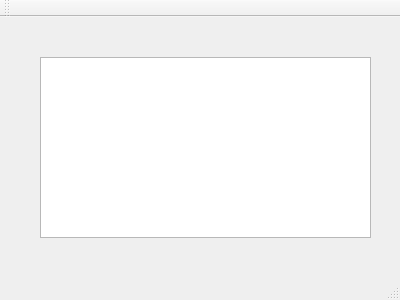
<?xml version="1.0" encoding="UTF-8"?>
<ui version="4.0">
 <class>MainWindow</class>
 <widget class="QMainWindow" name="MainWindow">
  <property name="geometry">
   <rect>
    <x>0</x>
    <y>0</y>
    <width>400</width>
    <height>300</height>
   </rect>
  </property>
  <property name="windowTitle">
   <string>MainWindow</string>
  </property>
  <widget class="QWidget" name="centralWidget">
   <widget class="QTextEdit" name="textEdit">
    <property name="geometry">
     <rect>
      <x>40</x>
      <y>40</y>
      <width>331</width>
      <height>181</height>
     </rect>
    </property>
   </widget>
  </widget>
  <widget class="QMenuBar" name="menuBar">
   <property name="geometry">
    <rect>
     <x>0</x>
     <y>0</y>
     <width>400</width>
     <height>22</height>
    </rect>
   </property>
  </widget>
  <widget class="QToolBar" name="mainToolBar">
   <attribute name="toolBarArea">
    <enum>TopToolBarArea</enum>
   </attribute>
   <attribute name="toolBarBreak">
    <bool>false</bool>
   </attribute>
  </widget>
  <widget class="QStatusBar" name="statusBar"/>
 </widget>
 <layoutdefault spacing="6" margin="11"/>
 <resources/>
 <connections/>
</ui>
